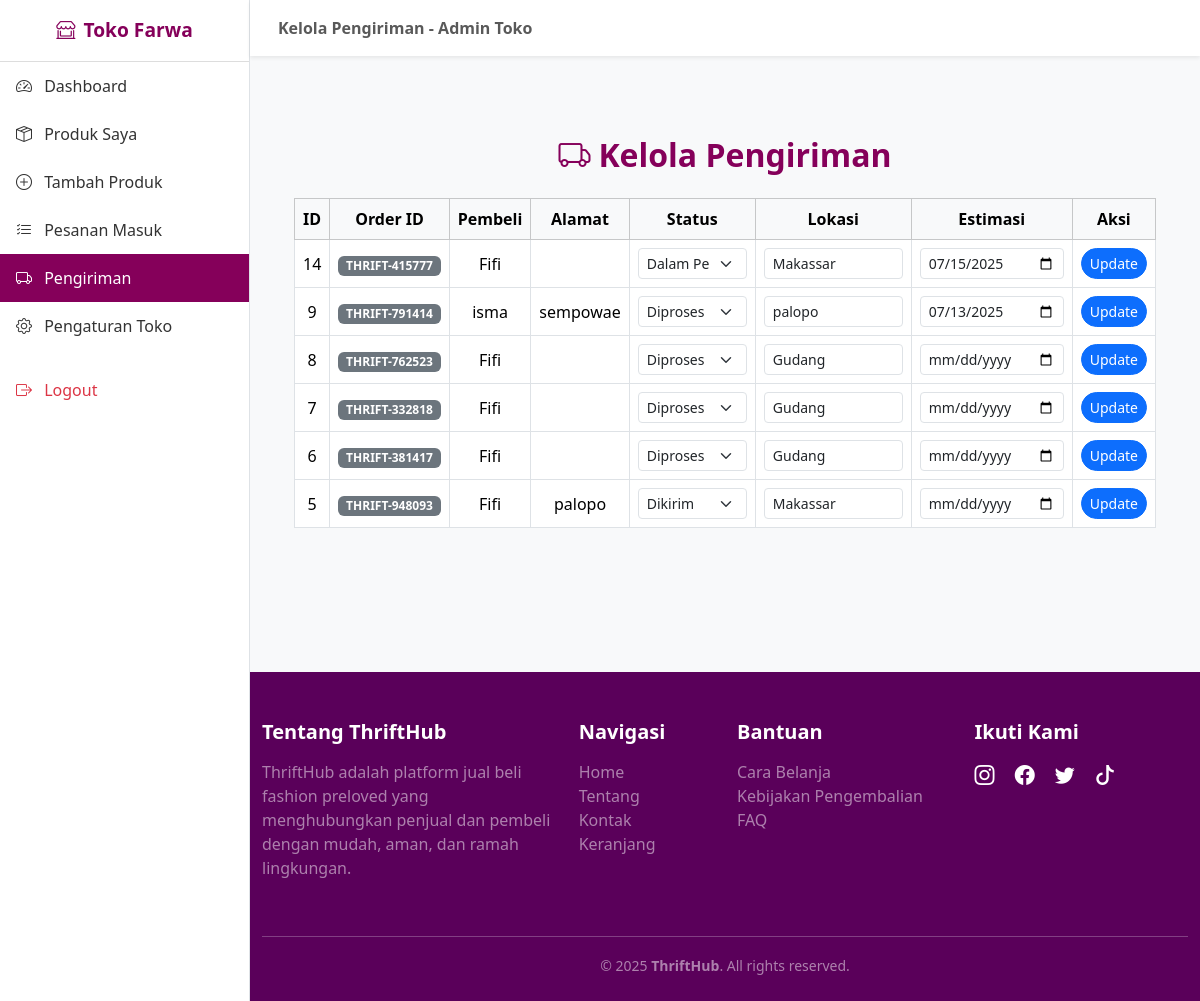
/index.php?url=store_shipping (signed in), run on the app's committed database.
### tables this page shows
CREATE TABLE `pesanan` (
  `id` int(11) NOT NULL,
  `user_id` int(11) NOT NULL,
  `nama` varchar(100) NOT NULL,
  `alamat` text NOT NULL,
  `metode` enum('COD','Transfer') NOT NULL,
  `tanggal` datetime NOT NULL,
  `total` decimal(15,2) NOT NULL,
  `status_pengiriman` varchar(100) DEFAULT 'Diproses',
  `lokasi_pengiriman` varchar(100) DEFAULT 'Gudang',
  `estimasi_tiba` date DEFAULT NULL,
  `diterima` tinyint(1) DEFAULT 0,
  `order_id` varchar(100) DEFAULT NULL,
  `snap_token` varchar(100) DEFAULT NULL,
  `status_pembayaran` varchar(100) DEFAULT NULL,
  `payment_type` varchar(50) DEFAULT NULL,
  `transaction_time` datetime DEFAULT NULL
);

CREATE TABLE `users` (
  `id` int(11) NOT NULL,
  `name` varchar(100) NOT NULL,
  `email` varchar(100) NOT NULL,
  `password` varchar(255) NOT NULL,
  `role` enum('admin','user') NOT NULL,
  `created_at` timestamp NOT NULL DEFAULT current_timestamp(),
  `is_seller` tinyint(1) DEFAULT 0,
  `nama_toko` varchar(100) DEFAULT NULL,
  `deskripsi_toko` text DEFAULT NULL,
  `telepon` varchar(20) DEFAULT NULL,
  `alamat_toko` varchar(100) DEFAULT NULL
);

### views/seller/store_shipping.php (the view, shortened to what this page needs)
<?php
include 'config/database.php';
$seller_id = $_SESSION['user']['id'];
$sql = "
SELECT p.id AS pesanan_id, p.order_id, u.name AS pembeli, p.alamat, p.status_pengiriman,
       p.lokasi_pengiriman, p.estimasi_tiba
FROM pesanan p
JOIN users u ON u.id = p.user_id
JOIN pesanan_item pi ON pi.pesanan_id = p.id
JOIN produk pr ON pr.id = pi.produk_id
WHERE pr.user_id = ?
GROUP BY p.id
ORDER BY p.tanggal DESC
";
$stmt = $conn->prepare($sql);
$stmt->bind_param("i", $seller_id);
$stmt->execute();
$result = $stmt->get_result();
?>
<div class="container py-5">
 <h2 class="fw-bold mb-4 text-center" style="color: #85005A;">
  <i class="bi bi-truck me-2"></i>Kelola Pengiriman
</h2>
  <?php if ($result->num_rows > 0): ?>
  <div class="table-responsive">
    <table class="table table-bordered align-middle text-center">
      <thead class="table-light">
        <tr>
          <th>ID</th>
          <th>Order ID</th>
          <th>Pembeli</th>
          <th>Alamat</th>
          <th>Status</th>
          <th>Lokasi</th>
          <th>Estimasi</th>
          <th>Aksi</th>
        </tr>
      </thead>
      <tbody>
        <?php while ($row = $result->fetch_assoc()): ?>
        <tr>
          <td><?= $row['pesanan_id'] ?></td>
          <td><span class="badge bg-secondary"><?= htmlspecialchars($row['order_id']) ?></span></td>
          <td><?= htmlspecialchars($row['pembeli']) ?></td>
          <td><?= htmlspecialchars($row['alamat']) ?></td>
          <td>
            <form method="POST" action="controllers/proses_update_pengiriman.php">
              <select name="status_pengiriman" class="form-select form-select-sm" required>
                <?php
                $statuses = ['Diproses', 'Dikirim', 'Dalam Perjalanan', 'Diterima'];
                foreach ($statuses as $s):
                ?>
                  <option value="<?= $s ?>" <?= $row['status_pengiriman'] === $s ? 'selected' : '' ?>>
                    <?= $s ?>
                  </option>
                <?php endforeach; ?>
              </select>
          </td>
          <td>
              <input type="text" name="lokasi_pengiriman" class="form-control form-control-sm" value="<?= $row['lokasi_pengiriman'] ?>" required>
          </td>
          <td>
              <input type="date" name="estimasi_tiba" class="form-control form-control-sm" value="<?= $row['estimasi_tiba'] ?>">
          </td>
          <td>
              <button type="submit" class="btn btn-sm btn-primary rounded-pill">Update</button>
          </td>
        </tr>
        <?php endwhile; ?>
      </tbody>
    </table>
  </div>
  <?php endif; ?>
</div>
<?php
include __DIR__ . '/../layouts/admin_store_dashboard.php';
?>

### views/layouts/admin_store_dashboard.php (style rules this page uses)
body { font-family: 'Segoe UI', sans-serif; background-color: #f8f9fa; }

### data on the page
pesanan: id "14", order "THRIFT-415777", user.name "Fifi", status_pengiriman "Dalam Perjalanan", lokasi_pengiriman "Makassar", estimasi_tiba "07/15/2025"
pesanan: id "9", order "THRIFT-791414", user.name "isma", alamat "sempowae", lokasi_pengiriman "palopo", estimasi_tiba "07/13/2025"
pesanan: id "8", order "THRIFT-762523", user.name "Fifi", lokasi_pengiriman "Gudang"
pesanan: id "7", order "THRIFT-332818", user.name "Fifi", lokasi_pengiriman "Gudang"
pesanan: id "6", order "THRIFT-381417", user.name "Fifi", lokasi_pengiriman "Gudang"
pesanan: id "5", order "THRIFT-948093", user.name "Fifi", alamat "palopo", status_pengiriman "Dikirim", lokasi_pengiriman "Makassar"

### other printed values
$nama_toko "Toko Farwa"
$label "Dashboard Produk Saya Tambah Produk Pesanan Masuk Pengiriman Pengaturan Toko"
$title "Kelola Pengiriman - Admin Toko"
form field status_pengiriman "Diproses"
